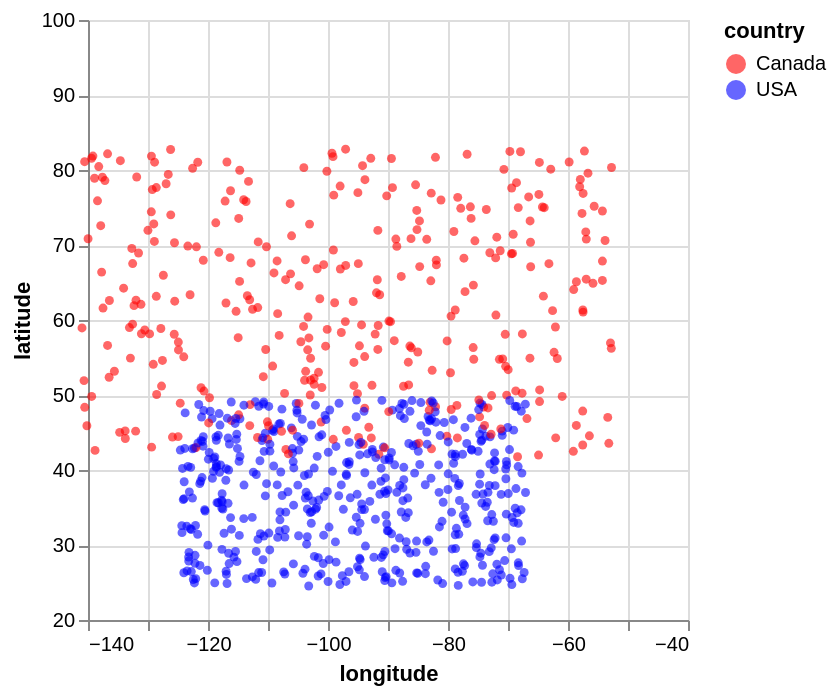

Notebook source saved alongside this figure:
### Code cell
import altair as alt

cities_plot = alt.Chart(train_df) .mark_circle(size=20,
 opacity=0.6) .encode(
alt.X('longitude:Q', scale=alt.Scale(domain=[-140,
 -40])),
alt.Y('latitude:Q',
 scale=alt.Scale(domain=[20,
 100])),
alt.Color('country:N',
 scale=alt.Scale(domain=['Canada',
 'USA'],
range=['red',
 'blue'])))


cities_plot

### Figure 1 — Vega-Lite specification as saved in the notebook (floating-point values rounded to 4 significant figures; data arrays with more than 128 entries replaced by an {"elided": "..."} marker saying what was removed)
{"config": {"view": {"continuousWidth": 300, "continuousHeight": 300}}, "data": {"name": "data-d9d23bd6ebce245f5071ddc889844c66"}, "mark": {"type": "circle", "opacity": 0.6, "size": 20}, "encoding": {"color": {"field": "country", "scale": {"domain": ["Canada", "USA"], "range": ["red", "blue"]}, "type": "nominal"}, "x": {"field": "longitude", "scale": {"domain": [-140, -40]}, "type": "quantitative"}, "y": {"field": "latitude", "scale": {"domain": [20, 100]}, "type": "quantitative"}}, "$schema": "https://vega.github.io/schema/vega-lite/v6.4.1.json", "datasets": {"data-d9d23bd6ebce245f5071ddc889844c66": {"elided": "800 records"}}}
